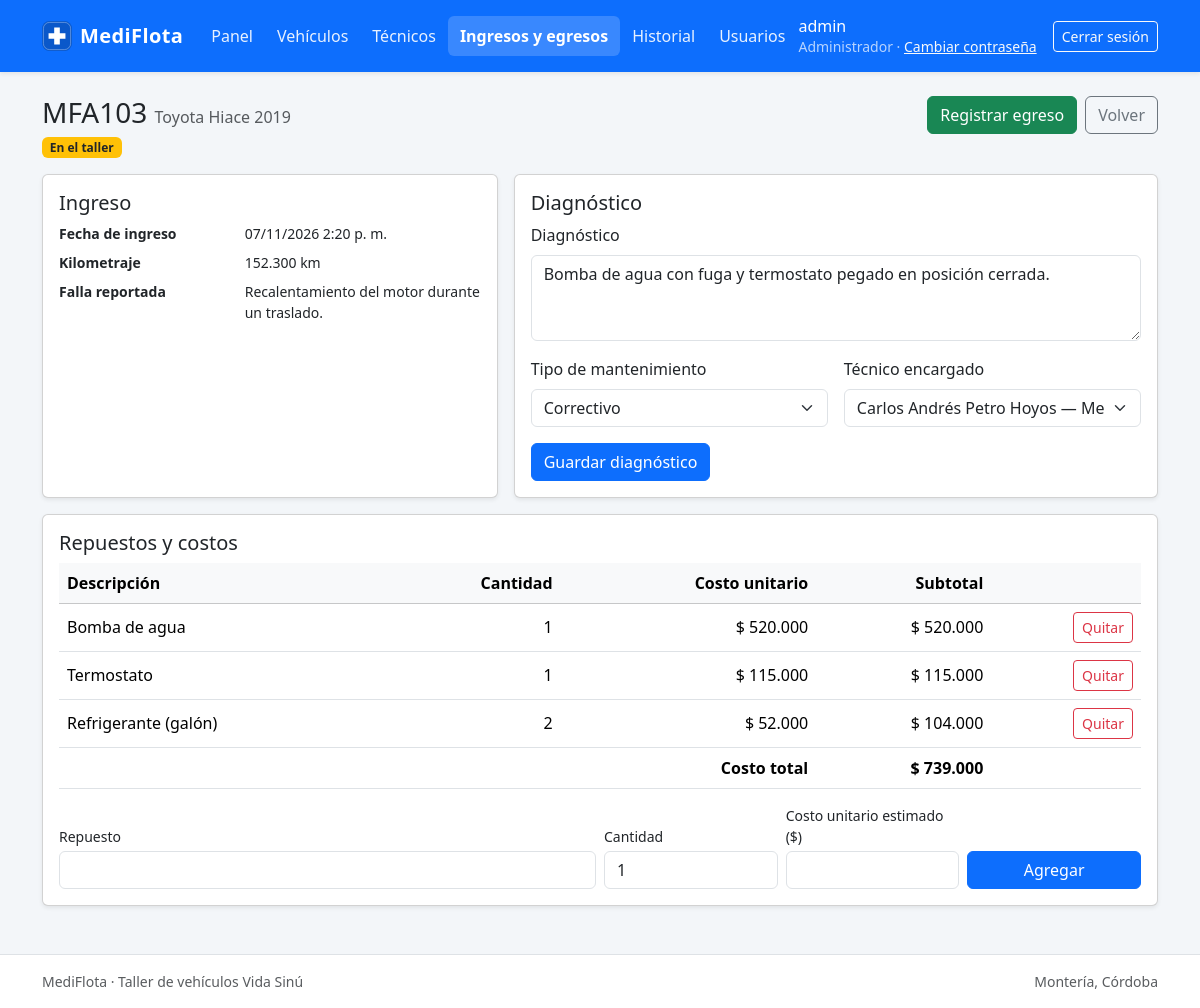
The app's page /modules/ingresos/detalle.php?id=6 (signed in) with its own data.
### tables this page shows
CREATE TABLE usuario (
  id_usuario     INT          NOT NULL AUTO_INCREMENT,
  usuario        VARCHAR(50)  NOT NULL,
  password_hash  VARCHAR(255) NOT NULL,
  perfil         ENUM('administrador','tecnico') NOT NULL,
  id_tecnico     INT          NULL,
  activo         TINYINT(1)   NOT NULL DEFAULT 1,
  PRIMARY KEY (id_usuario),
  UNIQUE KEY uq_usuario_usuario (usuario),
  UNIQUE KEY uq_usuario_id_tecnico (id_tecnico),
  CONSTRAINT fk_usuario_tecnico
    FOREIGN KEY (id_tecnico) REFERENCES tecnico (id_tecnico),
  CONSTRAINT chk_usuario_perfil_tecnico
    CHECK (perfil <> 'tecnico' OR id_tecnico IS NOT NULL)
);

CREATE TABLE ingreso (
  id_ingreso           INT      NOT NULL AUTO_INCREMENT,
  id_vehiculo          INT      NOT NULL,
  fecha_hora_ingreso   DATETIME NOT NULL,
  kilometraje_ingreso  INT      NOT NULL,
  falla_reportada      TEXT     NOT NULL,
  diagnostico          TEXT     NULL,
  tipo_mantenimiento   ENUM('preventivo','correctivo') NULL,
  id_tecnico           INT      NULL,
  fecha_hora_egreso    DATETIME NULL,
  trabajo_realizado    TEXT     NULL,
  PRIMARY KEY (id_ingreso),
  KEY idx_ingreso_vehiculo (id_vehiculo),
  KEY idx_ingreso_tecnico (id_tecnico),
  CONSTRAINT fk_ingreso_vehiculo
    FOREIGN KEY (id_vehiculo) REFERENCES vehiculo (id_vehiculo),
  CONSTRAINT fk_ingreso_tecnico
    FOREIGN KEY (id_tecnico) REFERENCES tecnico (id_tecnico),
  CONSTRAINT chk_ingreso_kilometraje CHECK (kilometraje_ingreso >= 0),
  CONSTRAINT chk_ingreso_fechas
    CHECK (fecha_hora_egreso IS NULL OR fecha_hora_egreso >= fecha_hora_ingreso)
);

CREATE TABLE vehiculo (
  id_vehiculo      INT         NOT NULL AUTO_INCREMENT,
  placa            VARCHAR(10) NOT NULL,
  tipo             ENUM('ambulancia','otro') NOT NULL,
  marca            VARCHAR(50) NOT NULL,
  modelo           VARCHAR(50) NOT NULL,
  kilometraje      INT         NOT NULL DEFAULT 0,
  vencimiento_rtm  DATE        NOT NULL,
  estado           ENUM('disponible','en_mantenimiento','fuera_servicio')
                               NOT NULL DEFAULT 'disponible',
  activo           TINYINT(1)  NOT NULL DEFAULT 1,
  PRIMARY KEY (id_vehiculo),
  UNIQUE KEY uq_vehiculo_placa (placa),
  KEY idx_vehiculo_estado (estado),
  CONSTRAINT chk_vehiculo_kilometraje CHECK (kilometraje >= 0)
);

CREATE TABLE tecnico (
  id_tecnico    INT          NOT NULL AUTO_INCREMENT,
  nombre        VARCHAR(100) NOT NULL,
  documento     VARCHAR(20)  NOT NULL,
  telefono      VARCHAR(20)  NULL,
  especialidad  VARCHAR(60)  NOT NULL,
  activo        TINYINT(1)   NOT NULL DEFAULT 1,
  PRIMARY KEY (id_tecnico),
  UNIQUE KEY uq_tecnico_documento (documento)
);

CREATE TABLE repuesto (
  id_repuesto     INT           NOT NULL AUTO_INCREMENT,
  id_ingreso      INT           NOT NULL,
  descripcion     VARCHAR(150)  NOT NULL,
  cantidad        INT           NOT NULL,
  costo_unitario  DECIMAL(12,2) NOT NULL,
  PRIMARY KEY (id_repuesto),
  KEY idx_repuesto_ingreso (id_ingreso),
  CONSTRAINT fk_repuesto_ingreso
    FOREIGN KEY (id_ingreso) REFERENCES ingreso (id_ingreso)
    ON DELETE CASCADE,
  CONSTRAINT chk_repuesto_cantidad CHECK (cantidad > 0),
  CONSTRAINT chk_repuesto_costo CHECK (costo_unitario >= 0)
);

### modules/ingresos/detalle.php (the view, shortened to what the rows shown need)
<?php
require_once __DIR__ . '/../../includes/sesion.php';
require_once __DIR__ . '/costos.php';
requiere_perfil('administrador', 'tecnico');
$idIngreso = filter_var($_GET['id'] ?? '', FILTER_VALIDATE_INT, ['options' => ['min_range' => 1]]);
$ingreso   = $idIngreso ? obtener_ingreso($idIngreso) : null;
$urlDetalle = 'modules/ingresos/detalle.php?id=' . $idIngreso;
$diag = [
    'diagnostico'        => (string) $ingreso['diagnostico'],
    'tipo_mantenimiento' => (string) $ingreso['tipo_mantenimiento'],
    'id_tecnico'         => (string) $ingreso['id_tecnico'],
];
$abierto   = $ingreso['fecha_hora_egreso'] === null;
$repuestos = repuestos_de_ingreso($idIngreso);
$tecnicos  = es_administrador() ? tecnicos_para_asignar($ingreso['id_tecnico'] !== null ? (int) $ingreso['id_tecnico'] : null) : [];
require __DIR__ . '/../../includes/header.php';
?>
<div class="d-flex justify-content-between align-items-start flex-wrap gap-2 mb-3">
    <div>
        <h1 class="h3 mb-1">
            <?= e($ingreso['placa']) ?>
            <small class="text-muted fs-6"><?= e($ingreso['marca'] . ' ' . $ingreso['modelo']) ?></small>
        </h1>
        <?php if ($abierto): ?>
            <span class="badge bg-warning text-dark">En el taller</span>
        <?php else: ?>
            <span class="badge bg-success">Con egreso</span>
        <?php endif; ?>
    </div>
</div>
<div class="row g-3">
    <div class="col-lg-5">
        <div class="card shadow-sm h-100">
            <div class="card-body">
                <h2 class="h5 card-title">Ingreso</h2>
                <dl class="row small mb-0">
                    <dt class="col-5">Fecha de ingreso</dt>
                    <dd class="col-7"><?= e(formato_fecha_hora($ingreso['fecha_hora_ingreso'])) ?></dd>
                    <dt class="col-5">Kilometraje</dt>
                    <dd class="col-7"><?= e(formato_numero($ingreso['kilometraje_ingreso'])) ?> km</dd>
                    <dt class="col-5">Falla reportada</dt>
                    <dd class="col-7"><?= nl2br(e($ingreso['falla_reportada'])) ?></dd>
                </dl>
            </div>
        </div>
    </div>
    <div class="col-lg-7">
        <div class="card shadow-sm h-100">
            <div class="card-body">
                <h2 class="h5 card-title">Diagnóstico</h2>
                <?php if (!$abierto): ?>
                    <dl class="row small mb-0">
                        <dt class="col-5">Diagnóstico</dt>
                        <dd class="col-7"><?= $ingreso['diagnostico'] !== null ? nl2br(e($ingreso['diagnostico'])) : '<span class="text-muted">Sin registrar</span>' ?></dd>
                        <dt class="col-5">Tipo de mantenimiento</dt>
                        <dd class="col-7"><?= $ingreso['tipo_mantenimiento'] !== null ? e(TIPOS_MANTENIMIENTO[$ingreso['tipo_mantenimiento']]) : '<span class="text-muted">Sin registrar</span>' ?></dd>
                        <dt class="col-5">Técnico encargado</dt>
                        <dd class="col-7 mb-0"><?= $ingreso['nombre_tecnico'] !== null ? e($ingreso['nombre_tecnico']) : '<span class="text-muted">Sin asignar</span>' ?></dd>
                    </dl>
                <?php else: ?>
                    <form method="post" action="<?= e(url($urlDetalle)) ?>">
                        <div class="mb-3">
                            <label for="diagnostico" class="form-label">Diagnóstico</label>
                            <textarea id="diagnostico" name="diagnostico" class="form-control" rows="3"
                                      maxlength="2000" required><?= e($diag['diagnostico']) ?></textarea>
                        </div>
                        <div class="row g-3 mb-3">
                            <div class="col-sm-6">
                                <label for="tipo_mantenimiento" class="form-label">Tipo de mantenimiento</label>
                                <select id="tipo_mantenimiento" name="tipo_mantenimiento" class="form-select" required>
                                    <?php foreach (TIPOS_MANTENIMIENTO as $valor => $texto): ?>
                                        <option value="<?= e($valor) ?>" <?= $diag['tipo_mantenimiento'] === $valor ? 'selected' : '' ?>><?= e($texto) ?></option>
                                    <?php endforeach; ?>
                                </select>
                            </div>
                            <div class="col-sm-6">
                                <label for="id_tecnico" class="form-label">Técnico encargado</label>
                                <?php if (es_administrador()): ?>
                                    <select id="id_tecnico" name="id_tecnico" class="form-select">
                                        <?php foreach ($tecnicos as $t): ?>
                                            <option value="<?= (int) $t['id_tecnico'] ?>" <?= $diag['id_tecnico'] === (string) $t['id_tecnico'] ? 'selected' : '' ?>>
                                                <?= e($t['nombre'] . ' — ' . $t['especialidad'] . ((int) $t['activo'] ? '' : ' (inactivo)')) ?>
                                            </option>
                                        <?php endforeach; ?>
                                    </select>
                                <?php else: ?>
                                    <input type="text" id="id_tecnico" class="form-control" value="<?= e($ingreso['nombre_tecnico']) ?>" disabled>
                                    <div class="form-text">Solo el administrador cambia el técnico.</div>
                                <?php endif; ?>
                            </div>
                        </div>
                        <button type="submit" class="btn btn-primary">Guardar diagnóstico</button>
                    </form>
                <?php endif; ?>
            </div>
        </div>
    </div>
</div>
<div class="card shadow-sm mt-3" id="repuestos">
    <div class="card-body">
        <h2 class="h5 card-title">Repuestos y costos</h2>
        <div class="table-responsive">
            <table class="table align-middle mb-3">
                <thead class="table-light">
                    <tr>
                        <th>Descripción</th>
                        <th class="text-end">Cantidad</th>
                        <th class="text-end">Costo unitario</th>
                        <th class="text-end">Subtotal</th>
                        <?php if ($abierto): ?><th></th><?php endif; ?>
                    </tr>
                </thead>
                <tbody>
                <?php foreach ($repuestos as $r): ?>
                    <tr>
                        <td><?= e($r['descripcion']) ?></td>
                        <td class="text-end"><?= e(formato_numero($r['cantidad'])) ?></td>
                        <td class="text-end text-nowrap"><?= e(formato_pesos($r['costo_unitario'])) ?></td>
                        <td class="text-end text-nowrap"><?= e(formato_pesos($r['subtotal'])) ?></td>
                        <?php if ($abierto): ?>
                            <td class="text-end">
                                <form method="post" action="<?= e(url($urlDetalle)) ?>"
                                      onsubmit="return confirm('¿Quitar este repuesto?');">
                                    <button type="submit" class="btn btn-sm btn-outline-danger">Quitar</button>
                                </form>
                            </td>
                        <?php endif; ?>
                    </tr>
                <?php endforeach; ?>
                </tbody>
            </table>
        </div>
    </div>
</div>
<?php require __DIR__ . '/../../includes/footer.php'; ?>

### includes/header.php (shortened to what the rows shown need)
<?php
require_once __DIR__ . '/sesion.php';
require_once __DIR__ . '/menu.php';
$encabezadoUsuario = usuario_actual();
$encabezadoCss     = 'assets/css/estilos.css';
?>
<!doctype html>
<html lang="es">
<head>
    <link rel="stylesheet" href="<?= e(url('assets/vendor/bootstrap/bootstrap.min.css')) ?>"
>
    <link rel="stylesheet" href="<?= e(url($encabezadoCss) . '?v=' . filemtime(__DIR__ . '/../' . $encabezadoCss)) ?>">
</head>
<body class="d-flex flex-column min-vh-100">
<nav class="navbar navbar-expand-lg navbar-dark bg-primary shadow-sm mb-4">
    <div class="container">
        <div class="collapse navbar-collapse" id="menu-principal">
            <div class="d-flex align-items-center gap-3 py-2 py-lg-0">
                <span class="navbar-text lh-sm">
                    <span class="text-white"><?= e($encabezadoUsuario['nombre']) ?></span><br>
                    <small><?= e(nombre_perfil($encabezadoUsuario['perfil'])) ?> ·
                        <a href="<?= e(url('cambiar_clave.php')) ?>" class="link-light">Cambiar contraseña</a></small>
                </span>
            </div>
        </div>
    </div>
</nav>
<main class="container pb-5 flex-grow-1">

### records on screen
usuario: perfil "Administrador"
ingreso: id_vehiculo.placa "MFA103", id_vehiculo.modelo "Toyota Hiace 2019", fecha_hora_ingreso "07/11/2026 2:20 p. m.", kilometraje_ingreso "152.300", falla_reportada "Recalentamiento del motor durante un traslado.", diagnostico "Bomba de agua con fuga y termostato pegado en posición cerrada.", tipo_mantenimiento "Correctivo", id_tecnico "Carlos Andrés Petro Hoyos — Mecánica general y motor diésel"
repuesto: descripcion "Bomba de agua", cantidad "1", costo_unitario "$ 520.000", subtotal "$ 520.000"
repuesto: descripcion "Termostato", cantidad "1", costo_unitario "$ 115.000", subtotal "$ 115.000"
repuesto: descripcion "Refrigerante (galón)", cantidad "2", costo_unitario "$ 52.000", subtotal "$ 104.000"

### other values on screen
$opcion['titulo'] "Panel"
$opcion['titulo'] "Vehículos"
$opcion['titulo'] "Técnicos"
$opcion['titulo'] "Ingresos y egresos"
$opcion['titulo'] "Historial"
$opcion['titulo'] "Usuarios"
$encabezadoUsuario['nombre'] "admin"
formato_pesos($total) "$ 739.000"
